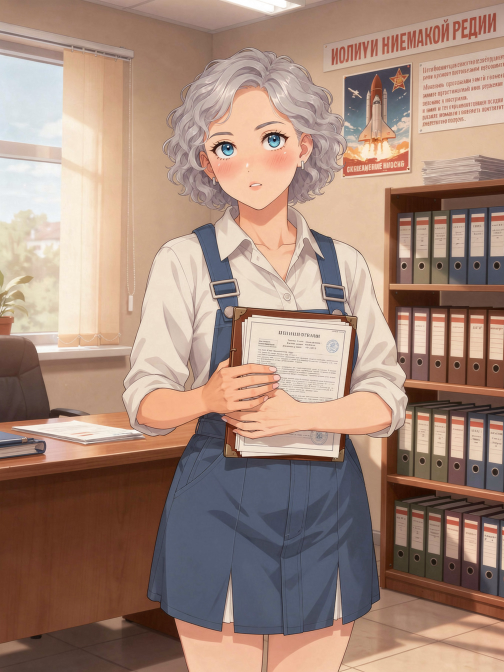
#> input picture assets/gen/ok_reception_fix_0.jpg, 1008 x 1344 px (shown at 1/2 size)
$ python _crop_sign.py
#> lines starting #> are read from the running program, lines starting #| are printed output that depends on the picture
# -*- coding: utf-8 -*-
"""Вырезать верхнюю область стены reception_fix, чтобы проверить, нет ли латинской таблички."""
import os
from PIL import Image
HERE = os.path.dirname(os.path.abspath(__file__))
for nm in ("ok_reception_fix_0.jpg", "fxseries_c1_enters_0.jpg"):
    p = os.path.join(HERE, "assets/gen", nm)
    im = Image.open(p).convert("RGB")
#> im is the input picture: PIL image 1008x1344 RGB; mean R, G, B 164.5, 137, 122.7
    W, H = im.size
#> W = 1008; H = 1344
    crop = im.crop((int(W*0.35), 0, W, int(H*0.45)))  # верх-право, где была табличка
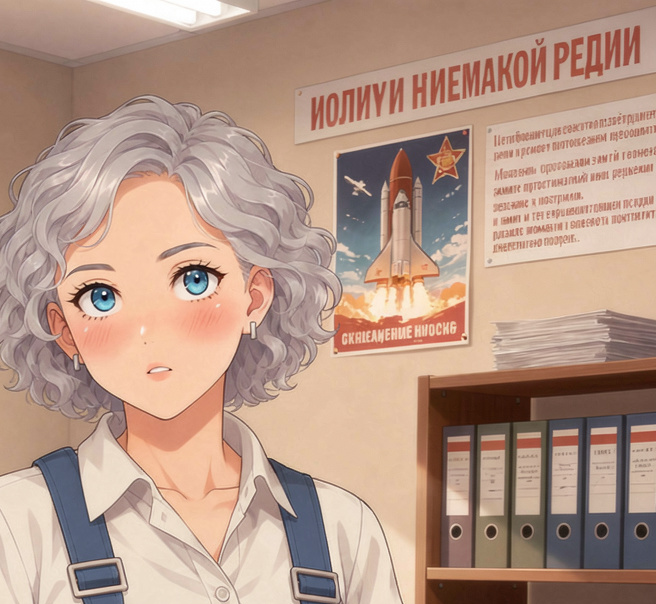
#> crop: PIL image 656x604 RGB; mean R, G, B 182.2, 151.8, 135.4
    crop = crop.resize((crop.width*2, crop.height*2), Image.LANCZOS)
#> crop: PIL image 1312x1208 RGB
    out = os.path.join(HERE, ".tmp_diag", "wall_" + nm.replace(".jpg", ".png"))
    os.makedirs(os.path.dirname(out), exist_ok=True)
    crop.save(out)
    print("saved", os.path.relpath(out, HERE), crop.size)
#| saved .tmp_diag/wall_ok_reception_fix_0.png (1312, 1208)
#> pass 2 of the loop `for nm in ("ok_reception_fix_0.jpg", "fxseries_c1_enters_0.jpg"):`:
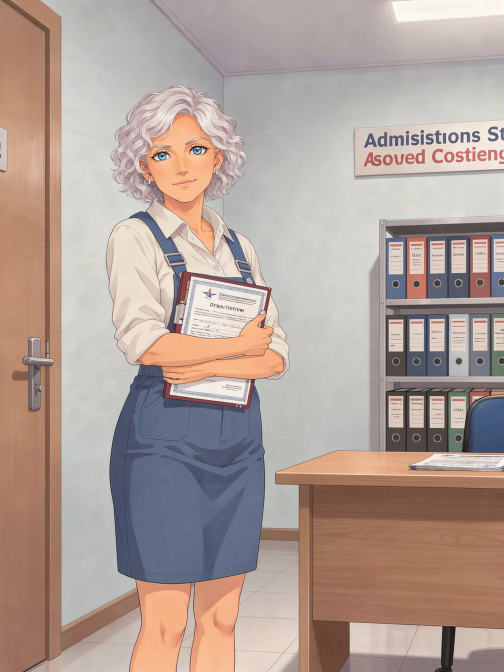
#> input picture assets/gen/fxseries_c1_enters_0.jpg, 1008 x 1344 px (shown at 1/2 size)
#> im is the input picture: PIL image 1008x1344 RGB; mean R, G, B 176.5, 159, 151.4
#> `crop = im.crop((int(W*0.35), 0, W, int(H*0.45)))`:
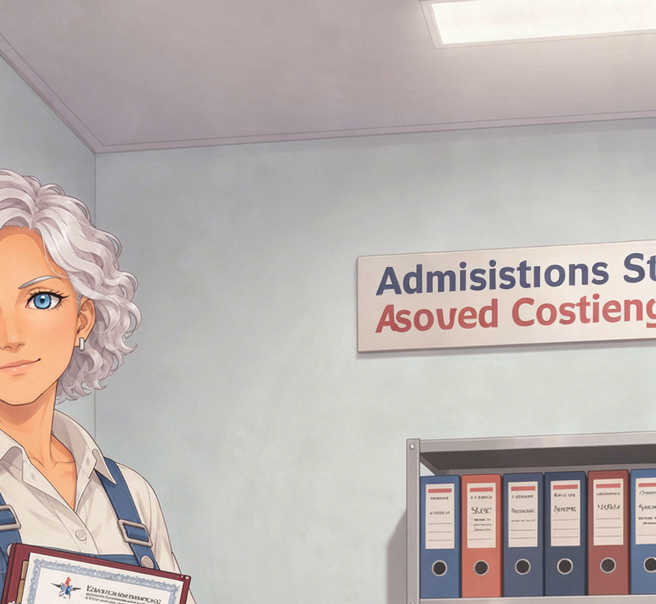
#> crop: PIL image 656x604 RGB; mean R, G, B 189.4, 179.7, 176
#| saved .tmp_diag/wall_fxseries_c1_enters_0.png (1312, 1208)
